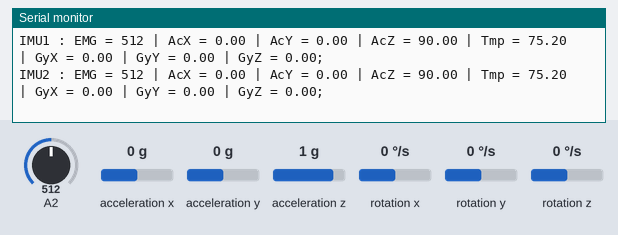
Simulated run of this sketch. Board: Arduino Mega 2560, built with avr-gcc and run on an emulated ATmega2560. Parts: the last lines printed to the serial monitor. Wiring (inferred from the names in the program): MPU-6050 motion sensor at I2C address 0x68; MPU-6050 motion sensor at I2C address 0x69. Inputs (shaded band) come from the test bench; at power-on: A2 = 512, acceleration x 0 g, acceleration y 0 g, acceleration z 1 g, rotation x 0 °/s, rotation y 0 °/s, rotation z 0 °/s.

Above: at 7.2 s.
7.3 s: A2 set to 107
At 7.63 s:
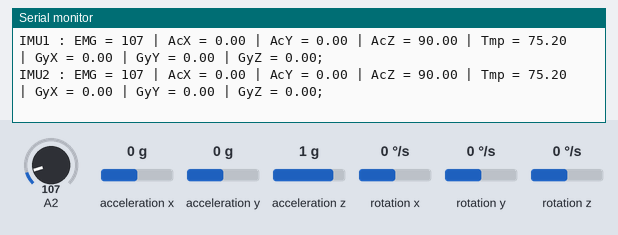
10.3 s: A2 set to 95
At 10.33 s:
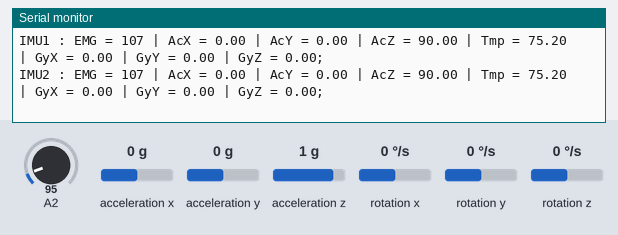
Timing chart, 0 to 13.3 s (numbered marks = the images above; inputs shaded):
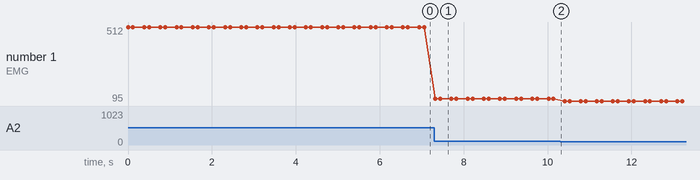

The sketch:

gyroprint.ino
```cpp
#include<Wire.h>
int16_t AcX,AcY,AcZ,Tmp,GyX,GyY,GyZ;
int address = 104;
void setup() {
   Serial.begin(9600);
   Serial1.begin(9600);
   while (!Serial) ;
  // put your setup code here, to run once:
  Wire.begin();
  //code from I2Csetup
  Wire.beginTransmission(address);
  Wire.write(0x6B);  // PWR_MGMT_1 register
  Wire.write((byte) 0);     // set to zero (wakes up the MPU-6050)
  Wire.endTransmission(true);

  Wire.beginTransmission(address);
  Wire.write(0x1C);  // Accel config register
  Wire.write(0x08);     // Setting range to +-4G
  Wire.endTransmission(true);

  Wire.beginTransmission(address);
  Wire.write(0x1B);  // Gyro config register
  Wire.write(0x08);     // setting range to +-500 degrees per second
  Wire.endTransmission(true);

 Wire.beginTransmission(address + 1);
  Wire.write(0x6B);  // PWR_MGMT_1 register
  Wire.write((byte) 0);     // set to zero (wakes up the MPU-6050)
  Wire.endTransmission(true);

  Wire.beginTransmission(address + 1);
  Wire.write(0x1C);  // Accel config register
  Wire.write(0x08);     // Setting range to +-4G
  Wire.endTransmission(true);

  Wire.beginTransmission(address + 1);
  Wire.write(0x1B);  // Gyro config register
  Wire.write(0x08);     // setting range to +-500 degrees per second
  Wire.endTransmission(true);
  /*Serial.print(" | Debug3 = "); Serial.print(debug3);
  Serial.print(" | Debug4 = "); Serial.print(debug4);
  Serial.print(" | Debug5 = "); Serial.print(debug5);*/
}

void loop() {
  // put your main code here, to run repeatedly:
  Serial.print("IMU1 : ");
  //code inside of I2CPrint
  Wire.beginTransmission(address);
  Wire.write(0x3B);  // starting with register 0x3B (ACCEL_XOUT_H)
  Wire.endTransmission(false);                     //int debug = for these two lines
  Wire.requestFrom(address,14,true);  // request a total of 14 registers
  AcX=Wire.read()<<8|Wire.read();  // 0x3B (ACCEL_XOUT_H) & 0x3C (ACCEL_XOUT_L)
  AcY=Wire.read()<<8|Wire.read();  // 0x3D (ACCEL_YOUT_H) & 0x3E (ACCEL_YOUT_L)
  AcZ=Wire.read()<<8|Wire.read();  // 0x3F (ACCEL_ZOUT_H) & 0x40 (ACCEL_ZOUT_L)
  Tmp=Wire.read()<<8|Wire.read();  // 0x41 (TEMP_OUT_H) & 0x42 (TEMP_OUT_L)
  GyX=Wire.read()<<8|Wire.read();  // 0x43 (GYRO_XOUT_H) & 0x44 (GYRO_XOUT_L)
  GyY=Wire.read()<<8|Wire.read();  // 0x45 (GYRO_YOUT_H) & 0x46 (GYRO_YOUT_L)
  GyZ=Wire.read()<<8|Wire.read();  // 0x47 (GYRO_ZOUT_H) & 0x48 (GYRO_ZOUT_L)
  int value = 0;
  value = analogRead(A2);

  //delay(5);
  Serial.print("EMG = "); Serial.print(value);
  //Serial.print("Debug = "); Serial.print(debug1);
  //Serial.print(" | Debug2 = "); Serial.print(debug12);
  Serial.print(" | AcX = "); Serial.print((AcX/8192.0)* 90.0);
  Serial.print(" | AcY = "); Serial.print((AcY/8192.0) * 90.0);
  Serial.print(" | AcZ = "); Serial.print((AcZ/8192.0) * 90.0);
  Serial.print(" | Tmp = "); Serial.print((Tmp/340.00+36.53)*9/5 + 32);  //equation for temperature in degrees C from datasheet
  Serial.print(" | GyX = "); Serial.print(GyX/65.5);
  Serial.print(" | GyY = "); Serial.print(GyY/65.5);
  Serial.print(" | GyZ = "); Serial.print(GyZ/65.5);
  Serial.println(";");

  // put your main code here, to run repeatedly:
  Serial.print("IMU2 : ");
  //code inside of I2CPrint
  Wire.beginTransmission(address + 1);
  Wire.write(0x3B);  // starting with register 0x3B (ACCEL_XOUT_H)
  Wire.endTransmission(false);
  Wire.requestFrom(address + 1,14,true);  // request a total of 14 registers
  AcX=Wire.read()<<8|Wire.read();  // 0x3B (ACCEL_XOUT_H) & 0x3C (ACCEL_XOUT_L)
  AcY=Wire.read()<<8|Wire.read();  // 0x3D (ACCEL_YOUT_H) & 0x3E (ACCEL_YOUT_L)
  AcZ=Wire.read()<<8|Wire.read();  // 0x3F (ACCEL_ZOUT_H) & 0x40 (ACCEL_ZOUT_L)
  Tmp=Wire.read()<<8|Wire.read();  // 0x41 (TEMP_OUT_H) & 0x42 (TEMP_OUT_L)
  GyX=Wire.read()<<8|Wire.read();  // 0x43 (GYRO_XOUT_H) & 0x44 (GYRO_XOUT_L)
  GyY=Wire.read()<<8|Wire.read();  // 0x45 (GYRO_YOUT_H) & 0x46 (GYRO_YOUT_L)
  GyZ=Wire.read()<<8|Wire.read();  // 0x47 (GYRO_ZOUT_H) & 0x48 (GYRO_ZOUT_L)
  value = 0;
  value = analogRead(A2);

  Serial.print("EMG = "); Serial.print(value);
  //Serial.print("Debug = "); Serial.print(debug);
  //Serial.print(" | Debug2 = "); Serial.print(debug2);
  Serial.print(" | AcX = "); Serial.print((AcX/8192.0)* 90.0);
  Serial.print(" | AcY = "); Serial.print((AcY/8192.0) * 90.0);
  Serial.print(" | AcZ = "); Serial.print((AcZ/8192.0) * 90.0);
  Serial.print(" | Tmp = "); Serial.print((Tmp/340.00+36.53)*9/5 + 32);  //equation for temperature in degrees C from datasheet
  Serial.print(" | GyX = "); Serial.print(GyX/65.5);
  Serial.print(" | GyY = "); Serial.print(GyY/65.5);
  Serial.print(" | GyZ = "); Serial.print(GyZ/65.5);
  Serial.println(";");
  delay(220);

}
```

Measured:
- after the input at 7.3 s, the serial monitor: prints a new line at once (image 1)
- plotted number 1: 512 → 107 after the input at 7.3 s, 107 → 95 after the input at 10.3 s
